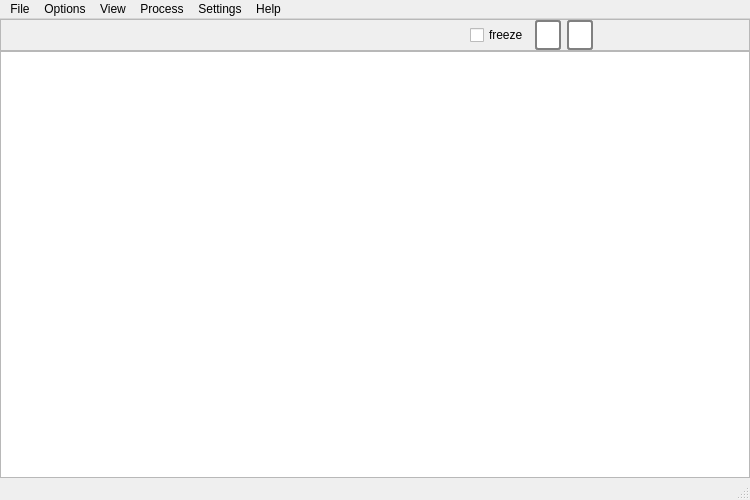
<?xml version="1.0" encoding="UTF-8"?>
<ui version="4.0">
 <class>MainWindow</class>
 <widget class="QMainWindow" name="MainWindow">
  <property name="geometry">
   <rect>
    <x>0</x>
    <y>0</y>
    <width>750</width>
    <height>500</height>
   </rect>
  </property>
  <property name="windowTitle">
   <string>Linux Process Explorer</string>
  </property>
  <widget class="QWidget" name="centralwidget">
   <layout class="QVBoxLayout" name="verticalLayout">
    <property name="spacing">
     <number>0</number>
    </property>
    <property name="margin">
     <number>0</number>
    </property>
    <item>
     <widget class="QFrame" name="frame">
      <property name="maximumSize">
       <size>
        <width>16777215</width>
        <height>32</height>
       </size>
      </property>
      <property name="frameShape">
       <enum>QFrame::StyledPanel</enum>
      </property>
      <property name="frameShadow">
       <enum>QFrame::Raised</enum>
      </property>
      <layout class="QHBoxLayout" name="horizontalLayout">
       <property name="margin">
        <number>0</number>
       </property>
       <item>
        <spacer name="horizontalSpacer">
         <property name="orientation">
          <enum>Qt::Horizontal</enum>
         </property>
         <property name="sizeHint" stdset="0">
          <size>
           <width>40</width>
           <height>20</height>
          </size>
         </property>
        </spacer>
       </item>
       <item>
        <widget class="QCheckBox" name="freezeCheckBox">
         <property name="text">
          <string>freeze</string>
         </property>
        </widget>
       </item>
       <item>
        <widget class="QProgressBar" name="memory">
         <property name="toolTip">
          <string>Memory usage</string>
         </property>
         <property name="styleSheet">
          <string notr="true"> QProgressBar {
     border: 2px solid grey;
     border-radius: 3px;
 }

 QProgressBar::chunk {
     background-color:rgb(32, 140, 2)
 }

 QProgressBar {
     border: 2px solid grey;
     border-radius: 3px;
     text-align: center;
 }

 </string>
         </property>
         <property name="value">
          <number>0</number>
         </property>
         <property name="textVisible">
          <bool>false</bool>
         </property>
         <property name="orientation">
          <enum>Qt::Vertical</enum>
         </property>
        </widget>
       </item>
       <item>
        <widget class="QProgressBar" name="swap">
         <property name="toolTip">
          <string>Swap usage</string>
         </property>
         <property name="styleSheet">
          <string notr="true"> QProgressBar {
     border: 2px solid grey;
     border-radius: 3px;
 }

 QProgressBar::chunk {
     background-color:rgb(185, 0, 3)
 }

 QProgressBar {
     border: 2px solid grey;
     border-radius: 3px;
     text-align: center;
 }

 </string>
         </property>
         <property name="value">
          <number>0</number>
         </property>
         <property name="textVisible">
          <bool>false</bool>
         </property>
         <property name="orientation">
          <enum>Qt::Vertical</enum>
         </property>
        </widget>
       </item>
       <item>
        <widget class="QwtPlot" name="qwtPlotOverallCpuHist">
         <property name="minimumSize">
          <size>
           <width>150</width>
           <height>0</height>
          </size>
         </property>
         <property name="maximumSize">
          <size>
           <width>150</width>
           <height>50</height>
          </size>
         </property>
        </widget>
       </item>
      </layout>
     </widget>
    </item>
    <item>
     <widget class="QTreeWidget" name="processTreeWidget">
      <property name="contextMenuPolicy">
       <enum>Qt::CustomContextMenu</enum>
      </property>
      <property name="columnCount">
       <number>0</number>
      </property>
      <attribute name="headerCascadingSectionResizes">
       <bool>true</bool>
      </attribute>
      <attribute name="headerDefaultSectionSize">
       <number>50</number>
      </attribute>
     </widget>
    </item>
   </layout>
  </widget>
  <widget class="QMenuBar" name="menubar">
   <property name="geometry">
    <rect>
     <x>0</x>
     <y>0</y>
     <width>686</width>
     <height>25</height>
    </rect>
   </property>
   <widget class="QMenu" name="menuFile">
    <property name="title">
     <string>File</string>
    </property>
    <addaction name="actionClose_all_and_exit"/>
   </widget>
   <widget class="QMenu" name="menuOptions">
    <property name="title">
     <string>Options</string>
    </property>
    <addaction name="actionShow_process_from_all_users"/>
   </widget>
   <widget class="QMenu" name="menuView">
    <property name="title">
     <string>View</string>
    </property>
    <addaction name="actionSystem_information"/>
    <addaction name="actionNetwork_Information"/>
   </widget>
   <widget class="QMenu" name="menuProcess">
    <property name="title">
     <string>Process</string>
    </property>
    <addaction name="actionSet_affinity"/>
    <addaction name="actionSet_priority"/>
    <addaction name="separator"/>
    <addaction name="actionKill_process"/>
    <addaction name="actionKill_process_tree"/>
    <addaction name="actionSuspend_process"/>
    <addaction name="separator"/>
    <addaction name="actionProperties"/>
   </widget>
   <widget class="QMenu" name="menuSettings">
    <property name="title">
     <string>Settings</string>
    </property>
    <addaction name="actionSettings"/>
    <addaction name="separator"/>
    <addaction name="actionSaveSettings"/>
   </widget>
   <widget class="QMenu" name="menuHelp">
    <property name="title">
     <string>Help</string>
    </property>
    <addaction name="actionColor_legend"/>
    <addaction name="separator"/>
    <addaction name="actionAbout"/>
    <addaction name="actionLog"/>
    <addaction name="actionClear_Messages"/>
   </widget>
   <addaction name="menuFile"/>
   <addaction name="menuOptions"/>
   <addaction name="menuView"/>
   <addaction name="menuProcess"/>
   <addaction name="menuSettings"/>
   <addaction name="menuHelp"/>
  </widget>
  <widget class="QStatusBar" name="statusbar"/>
  <action name="actionSet_affinity">
   <property name="text">
    <string>Set affinity</string>
   </property>
  </action>
  <action name="actionSet_priority">
   <property name="text">
    <string>Set priority</string>
   </property>
  </action>
  <action name="action">
   <property name="text">
    <string>----</string>
   </property>
  </action>
  <action name="actionKill_process">
   <property name="text">
    <string>Kill process</string>
   </property>
  </action>
  <action name="actionKill_process_tree">
   <property name="text">
    <string>Kill process tree</string>
   </property>
  </action>
  <action name="actionSuspend_process">
   <property name="text">
    <string>Suspend process</string>
   </property>
  </action>
  <action name="actionProperties">
   <property name="text">
    <string>Properties</string>
   </property>
  </action>
  <action name="actionShow_process_from_all_users">
   <property name="text">
    <string>Show process from all users</string>
   </property>
  </action>
  <action name="action8">
   <property name="text">
    <string>8</string>
   </property>
  </action>
  <action name="action9">
   <property name="text">
    <string>9</string>
   </property>
  </action>
  <action name="action7">
   <property name="text">
    <string>7</string>
   </property>
  </action>
  <action name="action8">
   <property name="text">
    <string>8</string>
   </property>
  </action>
  <action name="action10">
   <property name="text">
    <string>10</string>
   </property>
  </action>
  <action name="action12">
   <property name="text">
    <string>12</string>
   </property>
  </action>
  <action name="action14">
   <property name="text">
    <string>14</string>
   </property>
  </action>
  <action name="actionSaveSettings">
   <property name="text">
    <string>Save current settings</string>
   </property>
  </action>
  <action name="action10_2">
   <property name="text">
    <string>10</string>
   </property>
  </action>
  <action name="action100">
   <property name="text">
    <string>100</string>
   </property>
  </action>
  <action name="action1000">
   <property name="text">
    <string>1000</string>
   </property>
  </action>
  <action name="action10000">
   <property name="text">
    <string>10000</string>
   </property>
  </action>
  <action name="action100000">
   <property name="text">
    <string>100000</string>
   </property>
  </action>
  <action name="actionSettings">
   <property name="text">
    <string>Settings...</string>
   </property>
  </action>
  <action name="actionSystem_information">
   <property name="text">
    <string>System Information...</string>
   </property>
  </action>
  <action name="actionNetwork_Information">
   <property name="text">
    <string>Network Information...</string>
   </property>
  </action>
  <action name="actionClose_this_window">
   <property name="text">
    <string>Close this window</string>
   </property>
  </action>
  <action name="actionClose_all_and_exit">
   <property name="text">
    <string>Close</string>
   </property>
  </action>
  <action name="actionColor_legend">
   <property name="text">
    <string>Color legend</string>
   </property>
  </action>
  <action name="action_2">
   <property name="text">
    <string>---</string>
   </property>
  </action>
  <action name="actionAbout">
   <property name="text">
    <string>About</string>
   </property>
  </action>
  <action name="actionLog">
   <property name="text">
    <string>Log</string>
   </property>
  </action>
  <action name="actionClear_Messages">
   <property name="text">
    <string>Clear 'do not show again' messages</string>
   </property>
  </action>
 </widget>
 <customwidgets>
  <customwidget>
   <class>QwtPlot</class>
   <extends>QFrame</extends>
   <header>qwt_plot.h</header>
   <container>1</container>
  </customwidget>
 </customwidgets>
 <resources/>
 <connections/>
</ui>
